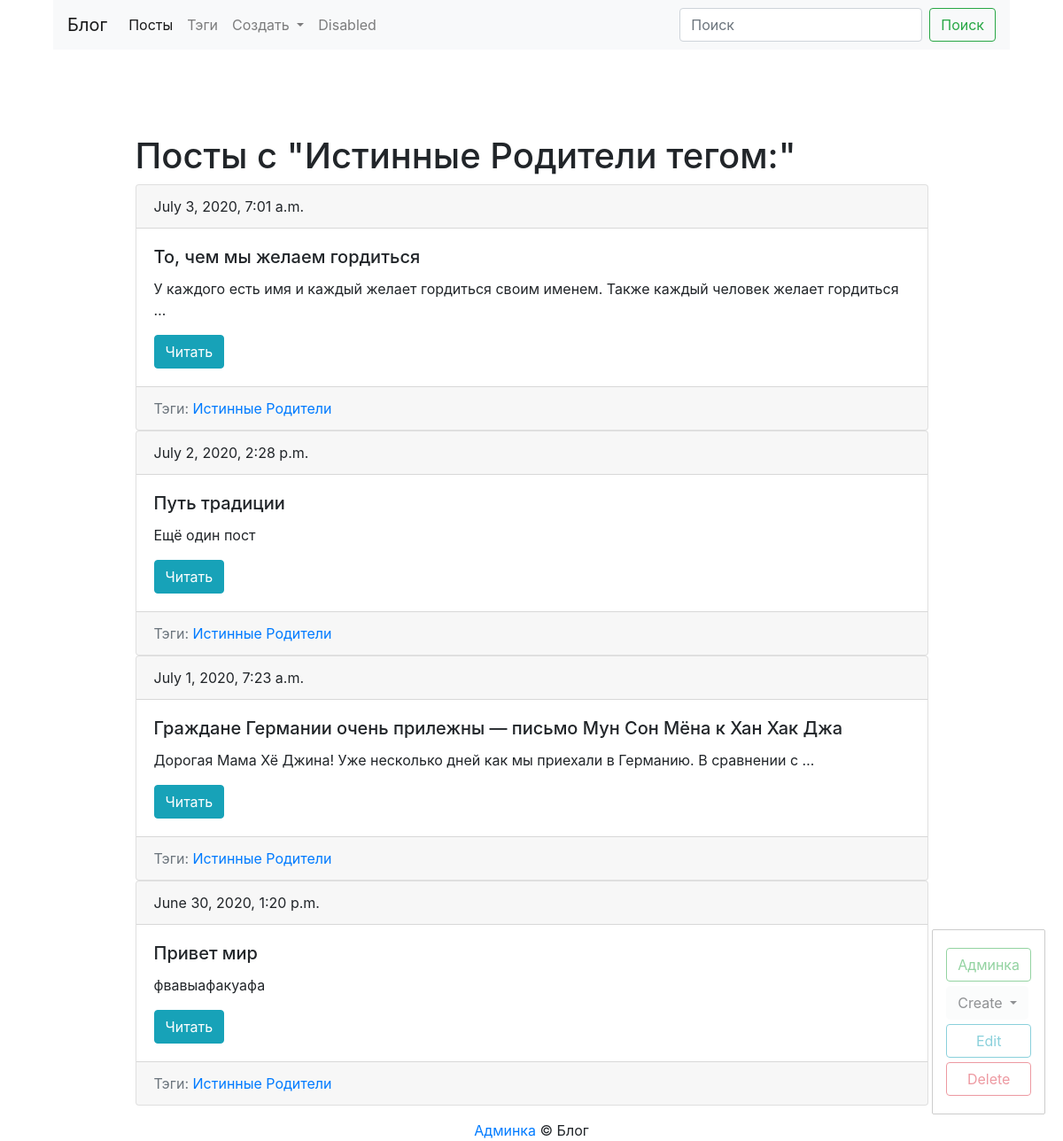
Page /blog/tag/tp/ (signed in) on the committed database.
### blog/models.py (models this page shows, shortened)
class Tag(models.Model):
    title = models.CharField(max_length = 50)
    slug = models.SlugField(max_length = 50, unique = True)
    def get_absolute_url(self):
        return reverse('tag_detail_url', kwargs={'slug': self.slug})
    def get_update_url(self):
        return reverse('tag_update_url', kwargs={'slug': self.slug})
    def get_delete_url(self):
        return reverse('tag_delete_url', kwargs={'slug': self.slug})
    class Meta:
        ordering = ['title']

class Post(models.Model):
    title = models.CharField(max_length = 150, db_index = True) #Для быстрого поиска
    slug = models.SlugField(max_length=150, blank = True, unique=True)
    content = RichTextUploadingField(blank = True, db_index = True) #Поле может быть пустым
    tags = models.ManyToManyField('Tag', blank = True, related_name = 'posts')
    date_pub = models.DateTimeField(auto_now_add = True) #auto_now_add = True в момент сохранения в базе данных
    def get_absolute_url(self):
        return reverse('post_detail_url', kwargs={'slug': self.slug})
    class Meta:
        ordering = ['-date_pub']

### blog/views.py (the view)
# urls.py: path('tag/<str:slug>/', TagDetail.as_view(), name = 'tag_detail_url'),
class TagDetail(ObjectDetailMixin, View):
    model = Tag
    template = 'blog/tag_detail.html'

### blog/utils.py (called while the page is built)
    def get(self, request, slug):
        obj = get_object_or_404(self.model, slug__iexact=slug)
        return render(request, self.template, context={self.model.__name__.lower(): obj,
                                                       'admin_object': obj,
                                                       'detail': True})

### blog/templates/blog/tag_detail.html (shortened to what this page needs)
{% extends 'blog/base_blog.html' %}
    {% block content %}
    <h1 class="mt-5">Посты с "{{ tag.title|title }} тегом:"</h1>
    {% for post in tag.posts.all %}
        {% include 'blog/includes/post_card.html' %}
    {% endfor %}
    {% endblock %}

### blog/templates/blog/includes/post_card.html
<div class="card">
        <div class="card-header">
            {{post.date_pub}}
        </div>
  <div class="card-body">
    <h5 class="card-title">{{ post.title }}</h5>
    <p class="card-text">{{ post.content|truncatewords:15|striptags|safe }}</p>
      <a href="{{ post.get_absolute_url }}" class="btn btn-info">Читать</a>
  </div>
    <div class="card-footer text-muted">
       Тэги:
        {% for tag in post.tags.all %}
            <a href="{{ tag.get_absolute_url }}">{{tag.title}}</a>
        {% endfor %}
    </div>
  </div>

### rows in the picture
Tag: title "Истинные Родители"
Post: date_pub "July 3, 2020, 7:01 a.m.", title "То, чем мы желаем гордиться", content "У каждого есть имя и каждый желает гордиться своим именем. Также каждый человек желает гордиться …"
Post: date_pub "July 2, 2020, 2:28 p.m.", title "Путь традиции", content "Ещё один пост"
Post: date_pub "July 1, 2020, 7:23 a.m.", title "Граждане Германии очень прилежны — письмо Мун Сон Мёна к Хан Хак Джа", content "Дорогая Мама Хё Джина! Уже несколько дней как мы приехали в Германию. В сравнении с …"
Post: date_pub "June 30, 2020, 1:20 p.m.", title "Привет мир", content "фвавыафакуафа"
